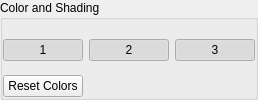
              <widget class="QGroupBox" name="groupBox_2">
               <property name="title">
                <string>Color and Shading</string>
               </property>
               <layout class="QVBoxLayout" name="verticalLayout_6">
                <property name="spacing">
                 <number>2</number>
                </property>
                <property name="leftMargin">
                 <number>0</number>
                </property>
                <property name="topMargin">
                 <number>0</number>
                </property>
                <property name="rightMargin">
                 <number>0</number>
                </property>
                <property name="bottomMargin">
                 <number>0</number>
                </property>
                <item>
                 <widget class="GammaWidget" name="sharedGammaWidget"/>
                </item>
                <item>
                 <widget class="GammaWidget" name="referenceGammaWidget"/>
                </item>
                <item>
                 <widget class="QFrame" name="sharedColorFrame">
                  <property name="frameShape">
                   <enum>QFrame::NoFrame</enum>
                  </property>
                  <property name="frameShadow">
                   <enum>QFrame::Raised</enum>
                  </property>
                  <layout class="QHBoxLayout" name="horizontalLayout_6">
                   <property name="leftMargin">
                    <number>0</number>
                   </property>
                   <property name="topMargin">
                    <number>0</number>
                   </property>
                   <property name="rightMargin">
                    <number>0</number>
                   </property>
                   <property name="bottomMargin">
                    <number>12</number>
                   </property>
                   <item>
                    <widget class="QPushButton" name="redToggleButton">
                     <property name="text">
                      <string>1</string>
                     </property>
                     <property name="checkable">
                      <bool>true</bool>
                     </property>
                     <property name="checked">
                      <bool>true</bool>
                     </property>
                    </widget>
                   </item>
                   <item>
                    <widget class="QPushButton" name="greenToggleButton">
                     <property name="text">
                      <string>2</string>
                     </property>
                     <property name="checkable">
                      <bool>true</bool>
                     </property>
                     <property name="checked">
                      <bool>true</bool>
                     </property>
                    </widget>
                   </item>
                   <item>
                    <widget class="QPushButton" name="blueToggleButton">
                     <property name="text">
                      <string>3</string>
                     </property>
                     <property name="checkable">
                      <bool>true</bool>
                     </property>
                     <property name="checked">
                      <bool>true</bool>
                     </property>
                    </widget>
                   </item>
                  </layout>
                 </widget>
                </item>
                <item>
                 <widget class="QPushButton" name="resetColorsButton">
                  <property name="sizePolicy">
                   <sizepolicy hsizetype="Fixed" vsizetype="Fixed">
                    <horstretch>0</horstretch>
                    <verstretch>0</verstretch>
                   </sizepolicy>
                  </property>
                  <property name="toolTip">
                   <string>Restore default color intensities.</string>
                  </property>
                  <property name="text">
                   <string>Reset Colors</string>
                  </property>
                 </widget>
                </item>
               </layout>
              </widget>
